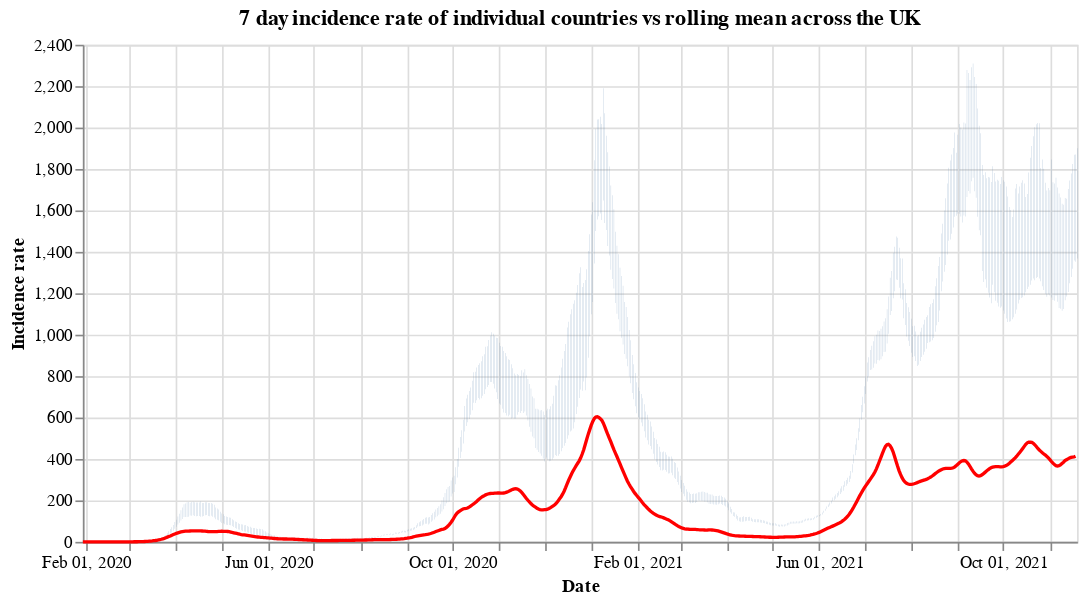

Here is the notebook cell this chart was saved with:
### Code cell
#collapse
countries = uk_cases['areaName'].unique()
countries.sort()

selection = alt.selection_single(
    name='Select',
    fields=['areaName'],
    init={'areaName': 'Wales'},
    bind={'areaName': alt.binding_select(options=countries)}
)

# scatter plot, modify opacity based on selection
bars = alt.Chart(uk_cases).mark_bar().add_selection(
    selection
).encode(
    x=alt.X("yearmonthdate(date):T", axis=alt.Axis(title='Date')),
    y=alt.Y("weeklyCasesRate:Q", axis=alt.Axis(title='Incidence rate')),
    tooltip='weeklyCasesRate:Q',
    opacity=alt.condition(selection, alt.value(1), alt.value(0))
).properties(title=f'7 day incidence rate of individual countries vs rolling mean across the UK', width=600)

line = alt.Chart(overview_cases).mark_line(
    color='red',
    size=2,
).transform_window(
    rolling_mean='mean(weeklyCasesRate)',
    frame=[0, 7]
).encode(
    x='yearmonthdate(date):T',
    y='rolling_mean:Q'
)

alt.layer(bars, line)

### Figure 1 — Vega-Lite specification as saved in the notebook (floating-point values rounded to 4 significant figures; data arrays with more than 128 entries replaced by an {"elided": "..."} marker saying what was removed)
{"config": {"view": {"continuousWidth": 400, "continuousHeight": 300}}, "layer": [{"data": {"name": "data-aba3ea1fad63edd8e0161975ad24bdde"}, "mark": "bar", "encoding": {"opacity": {"condition": {"value": 1, "selection": "Select"}, "value": 0}, "tooltip": {"type": "quantitative", "field": "weeklyCasesRate"}, "x": {"type": "temporal", "axis": {"title": "Date"}, "field": "date", "timeUnit": "yearmonthdate"}, "y": {"type": "quantitative", "axis": {"title": "Incidence rate"}, "field": "weeklyCasesRate"}}, "selection": {"Select": {"type": "single", "fields": ["areaName"], "init": {"areaName": "Wales"}, "bind": {"areaName": {"input": "select", "options": ["England", "Northern Ireland", "Scotland", "Wales"]}}}}, "title": "7 day incidence rate of individual countries vs rolling mean across the UK", "width": 600}, {"data": {"name": "data-385f59572f95475c567800d561d44668"}, "mark": {"type": "line", "color": "red", "size": 2}, "encoding": {"x": {"type": "temporal", "field": "date", "timeUnit": "yearmonthdate"}, "y": {"type": "quantitative", "field": "rolling_mean"}}, "transform": [{"window": [{"op": "mean", "field": "weeklyCasesRate", "as": "rolling_mean"}], "frame": [0, 7]}]}], "$schema": "https://vega.github.io/schema/vega-lite/v4.8.1.json", "datasets": {"data-aba3ea1fad63edd8e0161975ad24bdde": {"elided": "2544 records"}, "data-385f59572f95475c567800d561d44668": {"elided": "659 records"}}}
